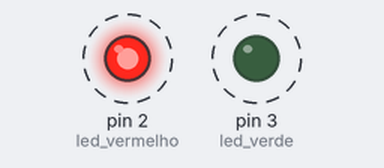
This sketch was run on a simulated Arduino Uno, built with avr-gcc and run on an emulated ATmega328P. Shown: output pins drawn as LEDs (lit = HIGH). Dashed ring = blinking.

Above: at 0.1 s.
Timing chart, 0 to 3.0 s (numbered marks = the images above):
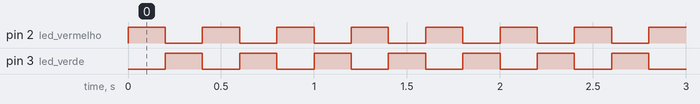

The sketch:

aula03parte2-2leds.ino
```cpp
int led_vermelho=2;
int led_verde=3;


void setup()
{
  pinMode(led_vermelho,OUTPUT);
  pinMode(led_verde,OUTPUT);
}

void loop()
{
  digitalWrite(led_vermelho,HIGH);
  digitalWrite(led_verde,LOW);
  delay(200);
  digitalWrite(led_vermelho,LOW);
  digitalWrite(led_verde,HIGH);

  delay(200);

}
```

Measured:
- by itself, pin 2 (led_vermelho), pin 3 (led_verde): alternates HIGH for 0.20 s and LOW for 0.20 s
